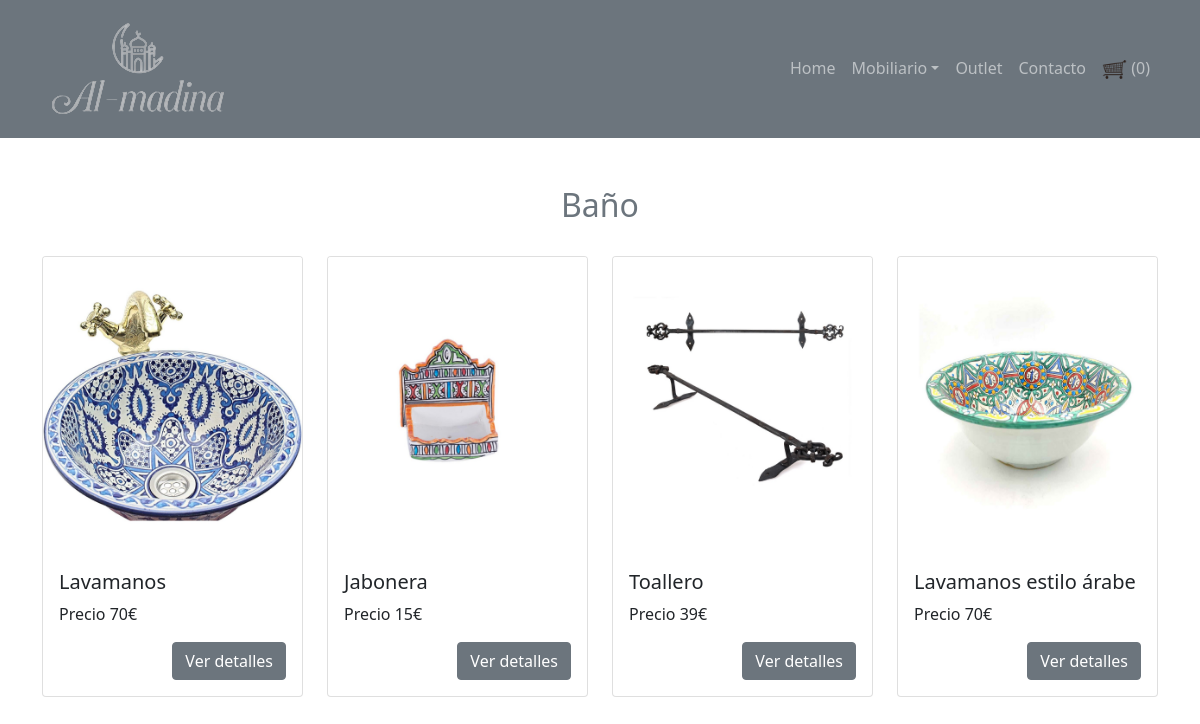
/baño.php, run on the app's committed database.
### baño.php (the view, shortened to what this page needs)
<?php
include "config.php";
$data=[];
$sql="select * from baño";
$res=$con->query($sql);
if($res->num_rows>0){
	while($row=$res->fetch_assoc()){
		$data[]=$row;
	}
}
?>
<html>
<head>
	<link rel="stylesheet" href="https://maxcdn.bootstrapcdn.com/bootstrap/4.0.0/css/bootstrap.min.css">
</head>
<body>
	<?php include "navbar.php"; ?>
	<div class='container mt-5 pb-5'>
		<h2 class='text-muted mb-4 text-center'>Baño</h2>
		<div class='row'>
			<?php foreach($data as $row): ?>
				<div class='col-md-3 mt-2'>
					<div class="card">
						<img class="card-img-top" src="images/<?php echo $row["IMAGE"]; ?>" >
						<div class="card-body">
							<h5 class="card-title"><?php echo $row["PRODUCT"]; ?></h5>
							<p class="card-text">
								Precio <?php echo $row["PRICE"]; ?>€
							</p>
							<a href="view_details_baño.php?id=<?php echo $row["PID"]; ?>" class='btn btn-secondary  float-right' >Ver detalles</a>
						</div>
					</div>
				</div>
			<?php endforeach; ?>
		</div>
	</div>
</body>
</html>

### data on the page
baño: IMAGE (picture), PRODUCT "Lavamanos", PRICE "70"
baño: IMAGE (picture), PRODUCT "Jabonera", PRICE "15"
baño: IMAGE (picture), PRODUCT "Toallero", PRICE "39"
baño: IMAGE (picture), PRODUCT "Lavamanos estilo árabe", PRICE "70"

### other printed values
$cart->get_cart_count() "0"
